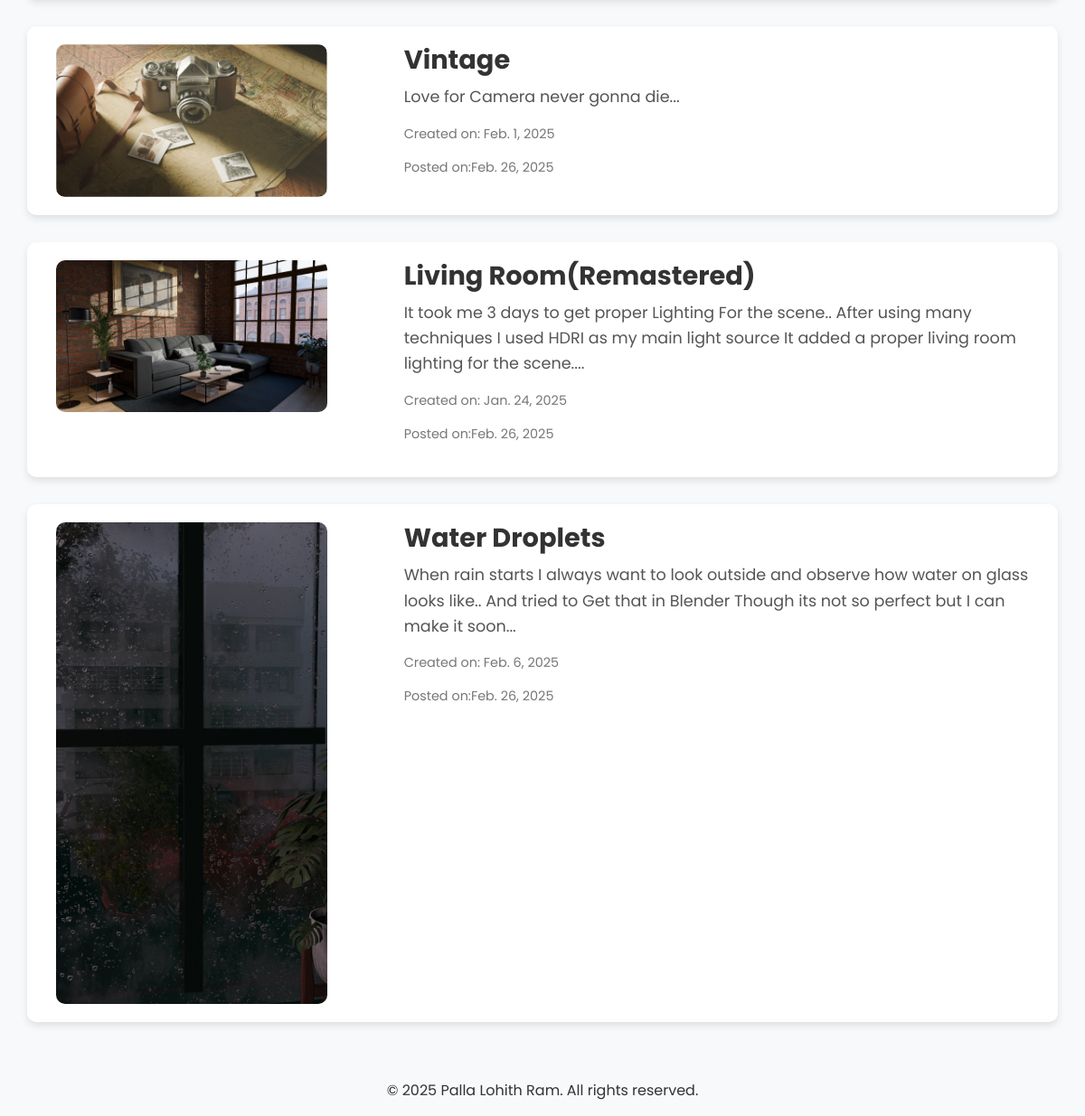
The app's page /blender/ (lower part), older data.
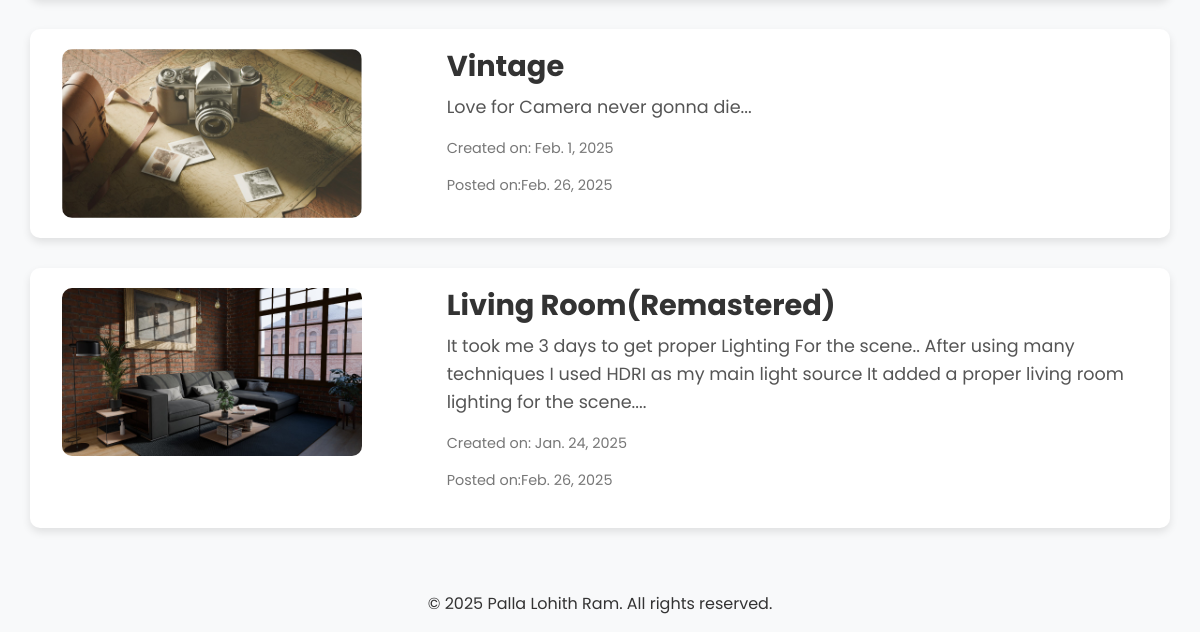
The same page, newer data.
### blender/models.py (models this page shows)
class Blenderpost(models.Model):
    name=models.CharField(max_length=32)
    image=models.ImageField(upload_to='blender_posts')
    date=models.DateField()
    posted_date=models.DateField()
    details=models.CharField(max_length=500)

### blender/views.py (the view)
# urls.py: path('',views.posts,name="blender")
def posts(request):
    posts=Blenderpost.objects.all()
    return render(request,"blender_post.html",{"posts":posts})

### templates/blender_post.html (shortened to what this page needs)
<!DOCTYPE html>
<html lang="en">
<head>
    <link href="https://cdn.jsdelivr.net/npm/bootstrap@5.3.0/dist/css/bootstrap.min.css" rel="stylesheet">
</head>
<body>
    <div class="container my-5">
        {% if posts %}
          {% for post in posts %}
        <div class="row post-container">
            <div class="col-md-4">
                <img src="{{ post.image.url }}" alt="{{ post.name }}" class="post-image" data-bs-toggle="modal" data-bs-target="#imageModal{{ post.id }}">
            </div>
            <div class="col-md-8 post-details">
                <h2 class="post-title">{{ post.name }}</h2>
                <p class="post-description">{{ post.details }}</p>
                <p class="post-date">Created on: {{ post.date }}</p>
                <p class="post-date"> Posted on:{{post.posted_date}}</p>
            </div>
        </div>
        {% endfor %}
         {% else %}
        <h2 class="post-description">Not Posted Anythin Yet....</h2>
        {% endif %}
    </div>
    <div class="footer bg-light py-3">
        <div class="container text-center">
            <p class="mb-0">&copy; 2025 Palla Lohith Ram. All rights reserved.</p>
        </div>
    </div>
</body>
</html>

Row changes from the older to the newer data that the page shows:
removed Blenderpost: image (picture), name "Water Droplets", details "When rain starts I always want to look outside and observe how water on glass looks like.. And tried to Get that in Blender Though its not so perfect but I can make it soon...", date "Feb. 6, 2025", posted_date "Feb. 26, 2025"
